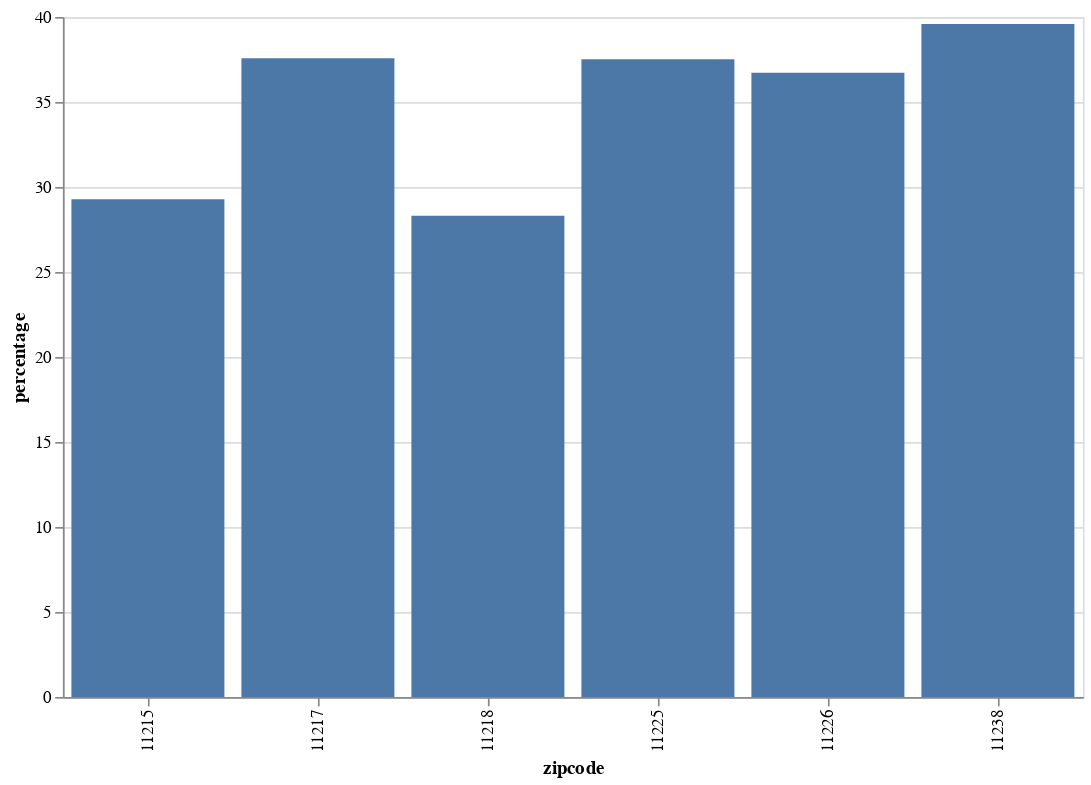

Notebook code for this chart:
### Code cell
chart

### Figure 1 — Vega-Lite specification as saved in the notebook (floating-point values rounded to 4 significant figures)
{"config": {"view": {"continuousWidth": 300, "continuousHeight": 300}}, "data": {"name": "data-88da538725eadb22a79191cff9bf8d3e"}, "mark": {"type": "bar"}, "encoding": {"x": {"field": "zipcode", "type": "nominal"}, "y": {"field": "percentage", "type": "quantitative"}}, "height": 400, "width": 600, "$schema": "https://vega.github.io/schema/vega-lite/v5.8.0.json", "datasets": {"data-88da538725eadb22a79191cff9bf8d3e": [{"zipcode": "11215", "total": 56580, "18 to 34 years:": 16567, "percentage": 29.28}, {"zipcode": "11217", "total": 33427, "18 to 34 years:": 12560, "percentage": 37.57}, {"zipcode": "11218", "total": 54613, "18 to 34 years:": 15461, "percentage": 28.31}, {"zipcode": "11225", "total": 48984, "18 to 34 years:": 18374, "percentage": 37.51}, {"zipcode": "11226", "total": 78956, "18 to 34 years:": 28997, "percentage": 36.73}, {"zipcode": "11238", "total": 47998, "18 to 34 years:": 19005, "percentage": 39.6}]}}
